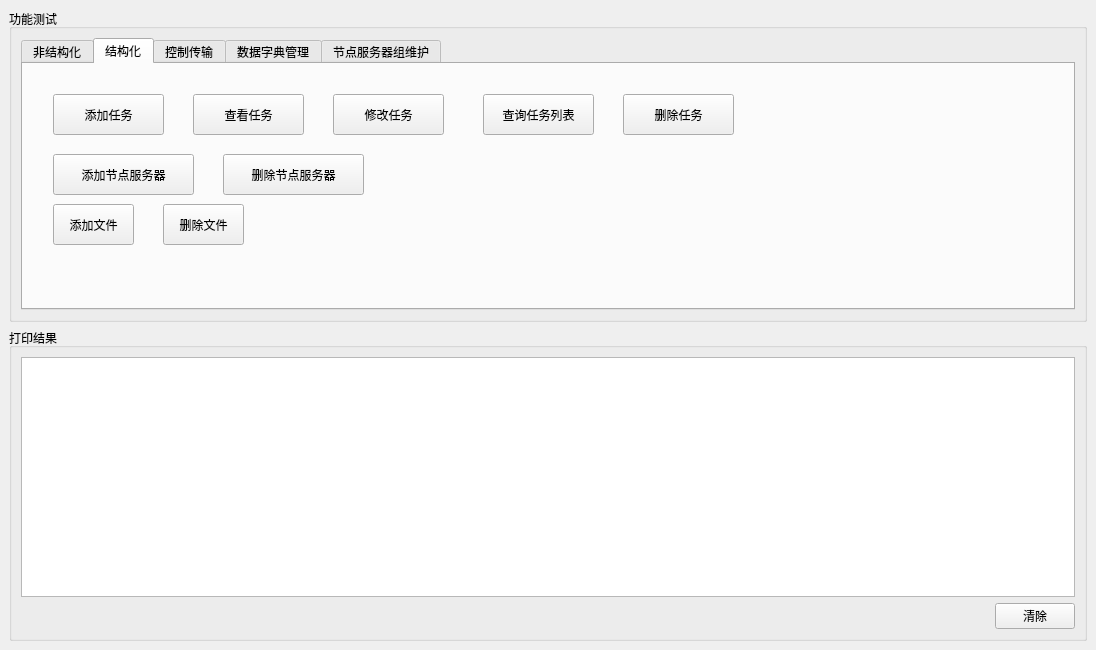
<?xml version="1.0" encoding="UTF-8"?>
<ui version="4.0">
 <class>Window</class>
 <widget class="QMainWindow" name="Window">
  <property name="geometry">
   <rect>
    <x>0</x>
    <y>0</y>
    <width>1096</width>
    <height>650</height>
   </rect>
  </property>
  <property name="focusPolicy">
   <enum>Qt::NoFocus</enum>
  </property>
  <property name="windowTitle">
   <string>分发管理系统远程UI功能测试</string>
  </property>
  <property name="styleSheet">
   <string notr="true">font: 9pt &quot;宋体&quot;;</string>
  </property>
  <widget class="QWidget" name="centralwidget">
   <layout class="QVBoxLayout" name="verticalLayout_3">
    <item>
     <widget class="QGroupBox" name="groupBox">
      <property name="title">
       <string>功能测试</string>
      </property>
      <layout class="QHBoxLayout" name="horizontalLayout">
       <item>
        <widget class="QTabWidget" name="btnsWidget">
         <property name="styleSheet">
          <string notr="true"/>
         </property>
         <property name="currentIndex">
          <number>1</number>
         </property>
         <widget class="QWidget" name="unstructTab">
          <attribute name="title">
           <string>非结构化</string>
          </attribute>
          <widget class="QPushButton" name="pushButton_2">
           <property name="geometry">
            <rect>
             <x>20</x>
             <y>20</y>
             <width>181</width>
             <height>41</height>
            </rect>
           </property>
           <property name="text">
            <string>查询名称为aa所有任务</string>
           </property>
          </widget>
          <widget class="QPushButton" name="pushButton_3">
           <property name="geometry">
            <rect>
             <x>230</x>
             <y>20</y>
             <width>121</width>
             <height>41</height>
            </rect>
           </property>
           <property name="text">
            <string>查询所有任务</string>
           </property>
          </widget>
          <widget class="QPushButton" name="pushButton_8">
           <property name="geometry">
            <rect>
             <x>400</x>
             <y>20</y>
             <width>181</width>
             <height>41</height>
            </rect>
           </property>
           <property name="text">
            <string>查询可下发节点服务器</string>
           </property>
          </widget>
          <widget class="QPushButton" name="btn_addtask">
           <property name="geometry">
            <rect>
             <x>30</x>
             <y>90</y>
             <width>111</width>
             <height>41</height>
            </rect>
           </property>
           <property name="text">
            <string>添加任务</string>
           </property>
          </widget>
          <widget class="QPushButton" name="btn_addtasknode">
           <property name="geometry">
            <rect>
             <x>190</x>
             <y>90</y>
             <width>161</width>
             <height>41</height>
            </rect>
           </property>
           <property name="text">
            <string>添加任务节点服务器</string>
           </property>
          </widget>
          <widget class="QPushButton" name="btn_addtaskfile">
           <property name="geometry">
            <rect>
             <x>400</x>
             <y>90</y>
             <width>111</width>
             <height>41</height>
            </rect>
           </property>
           <property name="text">
            <string>添加任务文件</string>
           </property>
          </widget>
          <widget class="QPushButton" name="pushButton_15">
           <property name="geometry">
            <rect>
             <x>710</x>
             <y>90</y>
             <width>161</width>
             <height>41</height>
            </rect>
           </property>
           <property name="text">
            <string>删除任务节点服务器</string>
           </property>
          </widget>
          <widget class="QPushButton" name="pushButton_16">
           <property name="geometry">
            <rect>
             <x>920</x>
             <y>90</y>
             <width>111</width>
             <height>41</height>
            </rect>
           </property>
           <property name="text">
            <string>删除任务</string>
           </property>
          </widget>
          <widget class="QPushButton" name="pushButton_17">
           <property name="geometry">
            <rect>
             <x>550</x>
             <y>90</y>
             <width>111</width>
             <height>41</height>
            </rect>
           </property>
           <property name="text">
            <string>删除任务文件</string>
           </property>
          </widget>
          <widget class="QPushButton" name="btn_itemtask">
           <property name="geometry">
            <rect>
             <x>30</x>
             <y>150</y>
             <width>111</width>
             <height>41</height>
            </rect>
           </property>
           <property name="text">
            <string>查看任务信息</string>
           </property>
          </widget>
          <widget class="QPushButton" name="btn_itemtask_2">
           <property name="geometry">
            <rect>
             <x>180</x>
             <y>150</y>
             <width>111</width>
             <height>41</height>
            </rect>
           </property>
           <property name="text">
            <string>修改任务信息</string>
           </property>
          </widget>
          <widget class="QPushButton" name="pushButton_4">
           <property name="geometry">
            <rect>
             <x>340</x>
             <y>160</y>
             <width>91</width>
             <height>41</height>
            </rect>
           </property>
           <property name="text">
            <string>查询节点服务器</string>
           </property>
          </widget>
         </widget>
         <widget class="QWidget" name="structTab">
          <attribute name="title">
           <string>结构化</string>
          </attribute>
          <widget class="QPushButton" name="btn_addStructTask">
           <property name="geometry">
            <rect>
             <x>30</x>
             <y>30</y>
             <width>111</width>
             <height>41</height>
            </rect>
           </property>
           <property name="text">
            <string>添加任务</string>
           </property>
          </widget>
          <widget class="QPushButton" name="btn_itemStructTask">
           <property name="geometry">
            <rect>
             <x>170</x>
             <y>30</y>
             <width>111</width>
             <height>41</height>
            </rect>
           </property>
           <property name="text">
            <string>查看任务</string>
           </property>
          </widget>
          <widget class="QPushButton" name="btn_updateStructTask">
           <property name="geometry">
            <rect>
             <x>310</x>
             <y>30</y>
             <width>111</width>
             <height>41</height>
            </rect>
           </property>
           <property name="text">
            <string>修改任务</string>
           </property>
          </widget>
          <widget class="QPushButton" name="btn_listStructTask">
           <property name="geometry">
            <rect>
             <x>460</x>
             <y>30</y>
             <width>111</width>
             <height>41</height>
            </rect>
           </property>
           <property name="text">
            <string>查询任务列表</string>
           </property>
          </widget>
          <widget class="QPushButton" name="btn_delStructTask">
           <property name="geometry">
            <rect>
             <x>600</x>
             <y>30</y>
             <width>111</width>
             <height>41</height>
            </rect>
           </property>
           <property name="text">
            <string>删除任务</string>
           </property>
          </widget>
          <widget class="QPushButton" name="btn_addStructAddrTask">
           <property name="geometry">
            <rect>
             <x>30</x>
             <y>90</y>
             <width>141</width>
             <height>41</height>
            </rect>
           </property>
           <property name="text">
            <string>添加节点服务器</string>
           </property>
          </widget>
          <widget class="QPushButton" name="btn_delStructAddrTask">
           <property name="geometry">
            <rect>
             <x>200</x>
             <y>90</y>
             <width>141</width>
             <height>41</height>
            </rect>
           </property>
           <property name="text">
            <string>删除节点服务器</string>
           </property>
          </widget>
          <widget class="QPushButton" name="btn_addStructFileTask">
           <property name="geometry">
            <rect>
             <x>30</x>
             <y>140</y>
             <width>81</width>
             <height>41</height>
            </rect>
           </property>
           <property name="text">
            <string>添加文件</string>
           </property>
          </widget>
          <widget class="QPushButton" name="btn_delStructFileTask">
           <property name="geometry">
            <rect>
             <x>140</x>
             <y>140</y>
             <width>81</width>
             <height>41</height>
            </rect>
           </property>
           <property name="text">
            <string>删除文件</string>
           </property>
          </widget>
         </widget>
         <widget class="QWidget" name="scheduleTab">
          <attribute name="title">
           <string>控制传输</string>
          </attribute>
         </widget>
         <widget class="QWidget" name="OtherTab">
          <attribute name="title">
           <string>数据字典管理</string>
          </attribute>
          <widget class="QPushButton" name="btn_stopSchedule">
           <property name="geometry">
            <rect>
             <x>30</x>
             <y>30</y>
             <width>121</width>
             <height>28</height>
            </rect>
           </property>
           <property name="text">
            <string>停止任务调度</string>
           </property>
          </widget>
          <widget class="QPushButton" name="btn_itemtask_3">
           <property name="geometry">
            <rect>
             <x>20</x>
             <y>70</y>
             <width>301</width>
             <height>41</height>
            </rect>
           </property>
           <property name="text">
            <string>添加SUP_UUID为0/1的字典</string>
           </property>
          </widget>
          <widget class="QPushButton" name="btn_itemtask_4">
           <property name="geometry">
            <rect>
             <x>350</x>
             <y>70</y>
             <width>321</width>
             <height>41</height>
            </rect>
           </property>
           <property name="text">
            <string>查询SUP_UUID为0/1的所有字典</string>
           </property>
          </widget>
          <widget class="QPushButton" name="btn_itemtask_8">
           <property name="geometry">
            <rect>
             <x>530</x>
             <y>130</y>
             <width>471</width>
             <height>41</height>
            </rect>
           </property>
           <property name="text">
            <string>修改UUID为4的字典信息（不可以修改字典编码）</string>
           </property>
          </widget>
          <widget class="QPushButton" name="btn_itemtask_9">
           <property name="geometry">
            <rect>
             <x>20</x>
             <y>130</y>
             <width>461</width>
             <height>41</height>
            </rect>
           </property>
           <property name="text">
            <string>删除UUID为4以及SUP_UUID为4的所有字典</string>
           </property>
          </widget>
          <widget class="QPushButton" name="btn_itemtask_5">
           <property name="geometry">
            <rect>
             <x>20</x>
             <y>190</y>
             <width>461</width>
             <height>41</height>
            </rect>
           </property>
           <property name="text">
            <string>查询CODE为USABLE，SUP_UUID为1的字典信息</string>
           </property>
          </widget>
         </widget>
         <widget class="QWidget" name="tab">
          <attribute name="title">
           <string>节点服务器组维护</string>
          </attribute>
          <widget class="QPushButton" name="btn_itemtask_6">
           <property name="geometry">
            <rect>
             <x>20</x>
             <y>20</y>
             <width>201</width>
             <height>41</height>
            </rect>
           </property>
           <property name="text">
            <string>添加SUP_UUID为0/1的群组</string>
           </property>
          </widget>
          <widget class="QPushButton" name="btn_itemtask_10">
           <property name="geometry">
            <rect>
             <x>350</x>
             <y>90</y>
             <width>451</width>
             <height>41</height>
            </rect>
           </property>
           <property name="text">
            <string>删除GROUP_UUID为1的组下CLIENT_UUID为1、2、3的节点服务器</string>
           </property>
          </widget>
          <widget class="QPushButton" name="btn_itemtask_11">
           <property name="geometry">
            <rect>
             <x>570</x>
             <y>20</y>
             <width>261</width>
             <height>41</height>
            </rect>
           </property>
           <property name="text">
            <string>查询SUP_UUID为0/1的下级所有组</string>
           </property>
          </widget>
          <widget class="QPushButton" name="btn_itemtask_13">
           <property name="geometry">
            <rect>
             <x>20</x>
             <y>90</y>
             <width>311</width>
             <height>41</height>
            </rect>
           </property>
           <property name="text">
            <string>为GROUP_UUID为1的组添加一组节点服务器</string>
           </property>
          </widget>
          <widget class="QPushButton" name="btn_itemtask_14">
           <property name="geometry">
            <rect>
             <x>20</x>
             <y>160</y>
             <width>261</width>
             <height>41</height>
            </rect>
           </property>
           <property name="styleSheet">
            <string notr="true">evilButton{background-color:red;}</string>
           </property>
           <property name="text">
            <string>获取SUP_UUID为1的节点服务器列表</string>
           </property>
          </widget>
          <widget class="QPushButton" name="btn_itemtask_12">
           <property name="geometry">
            <rect>
             <x>300</x>
             <y>160</y>
             <width>501</width>
             <height>41</height>
            </rect>
           </property>
           <property name="text">
            <string>删除GROUP_UUID为1的组（注意要递归删除所有子组和组下节点服务器）</string>
           </property>
          </widget>
          <widget class="QPushButton" name="btn_itemtask_7">
           <property name="geometry">
            <rect>
             <x>240</x>
             <y>20</y>
             <width>311</width>
             <height>41</height>
            </rect>
           </property>
           <property name="text">
            <string>修改UUID为1的群组信息（除UUID不能改）</string>
           </property>
          </widget>
         </widget>
        </widget>
       </item>
      </layout>
     </widget>
    </item>
    <item>
     <widget class="QGroupBox" name="groupBox_2">
      <property name="title">
       <string>打印结果</string>
      </property>
      <layout class="QVBoxLayout" name="verticalLayout_2">
       <item>
        <layout class="QVBoxLayout" name="verticalLayout">
         <item>
          <widget class="QTextBrowser" name="textBrowser"/>
         </item>
         <item>
          <layout class="QHBoxLayout" name="horizontalLayout_2">
           <item>
            <spacer name="horizontalSpacer">
             <property name="orientation">
              <enum>Qt::Horizontal</enum>
             </property>
             <property name="sizeHint" stdset="0">
              <size>
               <width>40</width>
               <height>20</height>
              </size>
             </property>
            </spacer>
           </item>
           <item>
            <spacer name="horizontalSpacer_2">
             <property name="orientation">
              <enum>Qt::Horizontal</enum>
             </property>
             <property name="sizeHint" stdset="0">
              <size>
               <width>40</width>
               <height>20</height>
              </size>
             </property>
            </spacer>
           </item>
           <item>
            <widget class="QPushButton" name="pushButton">
             <property name="text">
              <string>清除</string>
             </property>
            </widget>
           </item>
          </layout>
         </item>
        </layout>
       </item>
      </layout>
     </widget>
    </item>
   </layout>
  </widget>
 </widget>
 <resources/>
 <connections/>
</ui>
